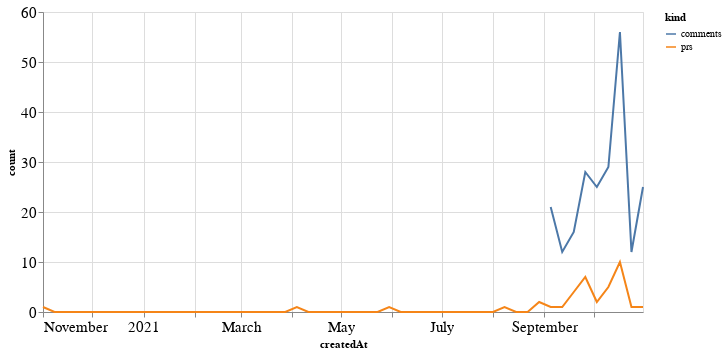

The cell this chart's notebook holds for it:
### Code cell
alt.Chart(total_time, width=600).mark_line().encode(
    x='createdAt',
    y='count',
    color='kind'
)

### Figure 1 — Vega-Lite specification as saved in the notebook (floating-point values rounded to 4 significant figures)
{"config": {"axisLeft": {"labelFontSize": 15}, "axisBottom": {"labelFontSize": 15}}, "data": {"name": "data-bf023f1ae24f9830ce8be38f4e527329"}, "mark": "line", "encoding": {"color": {"type": "nominal", "field": "kind"}, "x": {"type": "temporal", "field": "createdAt"}, "y": {"type": "quantitative", "field": "count"}}, "width": 600, "$schema": "https://vega.github.io/schema/vega-lite/v4.8.1.json", "datasets": {"data-bf023f1ae24f9830ce8be38f4e527329": [{"createdAt": "2020-11-01T00:00:00", "kind": "prs", "count": 1.0}, {"createdAt": "2020-11-08T00:00:00", "kind": "prs", "count": 0.0}, {"createdAt": "2020-11-15T00:00:00", "kind": "prs", "count": 0.0}, {"createdAt": "2020-11-22T00:00:00", "kind": "prs", "count": 0.0}, {"createdAt": "2020-11-29T00:00:00", "kind": "prs", "count": 0.0}, {"createdAt": "2020-12-06T00:00:00", "kind": "prs", "count": 0.0}, {"createdAt": "2020-12-13T00:00:00", "kind": "prs", "count": 0.0}, {"createdAt": "2020-12-20T00:00:00", "kind": "prs", "count": 0.0}, {"createdAt": "2020-12-27T00:00:00", "kind": "prs", "count": 0.0}, {"createdAt": "2021-01-03T00:00:00", "kind": "prs", "count": 0.0}, {"createdAt": "2021-01-10T00:00:00", "kind": "prs", "count": 0.0}, {"createdAt": "2021-01-17T00:00:00", "kind": "prs", "count": 0.0}, {"createdAt": "2021-01-24T00:00:00", "kind": "prs", "count": 0.0}, {"createdAt": "2021-01-31T00:00:00", "kind": "prs", "count": 0.0}, {"createdAt": "2021-02-07T00:00:00", "kind": "prs", "count": 0.0}, {"createdAt": "2021-02-14T00:00:00", "kind": "prs", "count": 0.0}, {"createdAt": "2021-02-21T00:00:00", "kind": "prs", "count": 0.0}, {"createdAt": "2021-02-28T00:00:00", "kind": "prs", "count": 0.0}, {"createdAt": "2021-03-07T00:00:00", "kind": "prs", "count": 0.0}, {"createdAt": "2021-03-14T00:00:00", "kind": "prs", "count": 0.0}, {"createdAt": "2021-03-21T00:00:00", "kind": "prs", "count": 0.0}, {"createdAt": "2021-03-28T00:00:00", "kind": "prs", "count": 0.0}, {"createdAt": "2021-04-04T00:00:00", "kind": "prs", "count": 1.0}, {"createdAt": "2021-04-11T00:00:00", "kind": "prs", "count": 0.0}, {"createdAt": "2021-04-18T00:00:00", "kind": "prs", "count": 0.0}, {"createdAt": "2021-04-25T00:00:00", "kind": "prs", "count": 0.0}, {"createdAt": "2021-05-02T00:00:00", "kind": "prs", "count": 0.0}, {"createdAt": "2021-05-09T00:00:00", "kind": "prs", "count": 0.0}, {"createdAt": "2021-05-16T00:00:00", "kind": "prs", "count": 0.0}, {"createdAt": "2021-05-23T00:00:00", "kind": "prs", "count": 0.0}, {"createdAt": "2021-05-30T00:00:00", "kind": "prs", "count": 1.0}, {"createdAt": "2021-06-06T00:00:00", "kind": "prs", "count": 0.0}, {"createdAt": "2021-06-13T00:00:00", "kind": "prs", "count": 0.0}, {"createdAt": "2021-06-20T00:00:00", "kind": "prs", "count": 0.0}, {"createdAt": "2021-06-27T00:00:00", "kind": "prs", "count": 0.0}, {"createdAt": "2021-07-04T00:00:00", "kind": "prs", "count": 0.0}, {"createdAt": "2021-07-11T00:00:00", "kind": "prs", "count": 0.0}, {"createdAt": "2021-07-18T00:00:00", "kind": "prs", "count": 0.0}, {"createdAt": "2021-07-25T00:00:00", "kind": "prs", "count": 0.0}, {"createdAt": "2021-08-01T00:00:00", "kind": "prs", "count": 0.0}, {"createdAt": "2021-08-08T00:00:00", "kind": "prs", "count": 1.0}, {"createdAt": "2021-08-15T00:00:00", "kind": "prs", "count": 0.0}, {"createdAt": "2021-08-22T00:00:00", "kind": "prs", "count": 0.0}, {"createdAt": "2021-08-29T00:00:00", "kind": "prs", "count": 2.0}, {"createdAt": "2021-09-05T00:00:00", "kind": "prs", "count": 1.0}, {"createdAt": "2021-09-12T00:00:00", "kind": "prs", "count": 1.0}, {"createdAt": "2021-09-19T00:00:00", "kind": "prs", "count": 4.0}, {"createdAt": "2021-09-26T00:00:00", "kind": "prs", "count": 7.0}, {"createdAt": "2021-10-03T00:00:00", "kind": "prs", "count": 2.0}, {"createdAt": "2021-10-10T00:00:00", "kind": "prs", "count": 5.0}, {"createdAt": "2021-10-17T00:00:00", "kind": "prs", "count": 10.0}, {"createdAt": "2021-10-24T00:00:00", "kind": "prs", "count": 1.0}, {"createdAt": "2021-10-31T00:00:00", "kind": "prs", "count": 1.0}, {"createdAt": "2020-11-01T00:00:00", "kind": "comments", "count": null}, {"createdAt": "2020-11-08T00:00:00", "kind": "comments", "count": null}, {"createdAt": "2020-11-15T00:00:00", "kind": "comments", "count": null}, {"createdAt": "2020-11-22T00:00:00", "kind": "comments", "count": null}, {"createdAt": "2020-11-29T00:00:00", "kind": "comments", "count": null}, {"createdAt": "2020-12-06T00:00:00", "kind": "comments", "count": null}, {"createdAt": "2020-12-13T00:00:00", "kind": "comments", "count": null}, {"createdAt": "2020-12-20T00:00:00", "kind": "comments", "count": null}, {"createdAt": "2020-12-27T00:00:00", "kind": "comments", "count": null}, {"createdAt": "2021-01-03T00:00:00", "kind": "comments", "count": null}, {"createdAt": "2021-01-10T00:00:00", "kind": "comments", "count": null}, {"createdAt": "2021-01-17T00:00:00", "kind": "comments", "count": null}, {"createdAt": "2021-01-24T00:00:00", "kind": "comments", "count": null}, {"createdAt": "2021-01-31T00:00:00", "kind": "comments", "count": null}, {"createdAt": "2021-02-07T00:00:00", "kind": "comments", "count": null}, {"createdAt": "2021-02-14T00:00:00", "kind": "comments", "count": null}, {"createdAt": "2021-02-21T00:00:00", "kind": "comments", "count": null}, {"createdAt": "2021-02-28T00:00:00", "kind": "comments", "count": null}, {"createdAt": "2021-03-07T00:00:00", "kind": "comments", "count": null}, {"createdAt": "2021-03-14T00:00:00", "kind": "comments", "count": null}, {"createdAt": "2021-03-21T00:00:00", "kind": "comments", "count": null}, {"createdAt": "2021-03-28T00:00:00", "kind": "comments", "count": null}, {"createdAt": "2021-04-04T00:00:00", "kind": "comments", "count": null}, {"createdAt": "2021-04-11T00:00:00", "kind": "comments", "count": null}, {"createdAt": "2021-04-18T00:00:00", "kind": "comments", "count": null}, {"createdAt": "2021-04-25T00:00:00", "kind": "comments", "count": null}, {"createdAt": "2021-05-02T00:00:00", "kind": "comments", "count": null}, {"createdAt": "2021-05-09T00:00:00", "kind": "comments", "count": null}, {"createdAt": "2021-05-16T00:00:00", "kind": "comments", "count": null}, {"createdAt": "2021-05-23T00:00:00", "kind": "comments", "count": null}, {"createdAt": "2021-05-30T00:00:00", "kind": "comments", "count": null}, {"createdAt": "2021-06-06T00:00:00", "kind": "comments", "count": null}, {"createdAt": "2021-06-13T00:00:00", "kind": "comments", "count": null}, {"createdAt": "2021-06-20T00:00:00", "kind": "comments", "count": null}, {"createdAt": "2021-06-27T00:00:00", "kind": "comments", "count": null}, {"createdAt": "2021-07-04T00:00:00", "kind": "comments", "count": null}, {"createdAt": "2021-07-11T00:00:00", "kind": "comments", "count": null}, {"createdAt": "2021-07-18T00:00:00", "kind": "comments", "count": null}, {"createdAt": "2021-07-25T00:00:00", "kind": "comments", "count": null}, {"createdAt": "2021-08-01T00:00:00", "kind": "comments", "count": null}, {"createdAt": "2021-08-08T00:00:00", "kind": "comments", "count": null}, {"createdAt": "2021-08-15T00:00:00", "kind": "comments", "count": null}, {"createdAt": "2021-08-22T00:00:00", "kind": "comments", "count": null}, {"createdAt": "2021-08-29T00:00:00", "kind": "comments", "count": null}, {"createdAt": "2021-09-05T00:00:00", "kind": "comments", "count": 21.0}, {"createdAt": "2021-09-12T00:00:00", "kind": "comments", "count": 12.0}, {"createdAt": "2021-09-19T00:00:00", "kind": "comments", "count": 16.0}, {"createdAt": "2021-09-26T00:00:00", "kind": "comments", "count": 28.0}, {"createdAt": "2021-10-03T00:00:00", "kind": "comments", "count": 25.0}, {"createdAt": "2021-10-10T00:00:00", "kind": "comments", "count": 29.0}, {"createdAt": "2021-10-17T00:00:00", "kind": "comments", "count": 56.0}, {"createdAt": "2021-10-24T00:00:00", "kind": "comments", "count": 12.0}, {"createdAt": "2021-10-31T00:00:00", "kind": "comments", "count": 25.0}]}}
